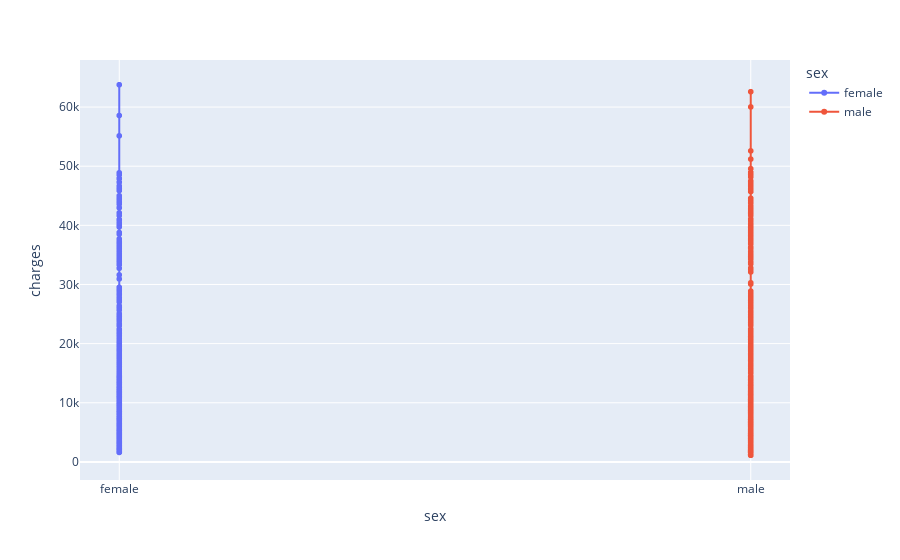

Notebook cell for this chart:
### Code cell
# Gender and charges
fig = px.line(insurance, x="sex", y="charges", color="sex", markers=True)
plt.savefig('./VisualResults/EDA/bivariate/gender_vs_charges.png')
fig.show()

### Figure 1 — Plotly figure (JSON) as saved in the notebook; plotly's stock layout.template omitted (floating-point values rounded to 4 significant figures; data arrays with more than 128 entries replaced by an {"elided": "..."} marker saying what was removed)
{"data": [{"hovertemplate": "sex=%{x}<br>charges=%{y}<extra></extra>", "legendgroup": "female", "line": {"color": "#636efa", "dash": "solid"}, "marker": {"symbol": "circle"}, "mode": "lines+markers", "name": "female", "showlegend": true, "type": "scattergl", "x": {"elided": "662 str values"}, "xaxis": "x", "y": {"elided": "662 float values"}, "yaxis": "y"}, {"hovertemplate": "sex=%{x}<br>charges=%{y}<extra></extra>", "legendgroup": "male", "line": {"color": "#EF553B", "dash": "solid"}, "marker": {"symbol": "circle"}, "mode": "lines+markers", "name": "male", "showlegend": true, "type": "scattergl", "x": {"elided": "676 str values"}, "xaxis": "x", "y": {"elided": "676 float values"}, "yaxis": "y"}], "layout": {"legend": {"title": {"text": "sex"}, "tracegroupgap": 0}, "margin": {"t": 60}, "xaxis": {"anchor": "y", "categoryarray": ["female", "male"], "categoryorder": "array", "domain": [0, 1], "title": {"text": "sex"}}, "yaxis": {"anchor": "x", "domain": [0, 1], "title": {"text": "charges"}}}}
